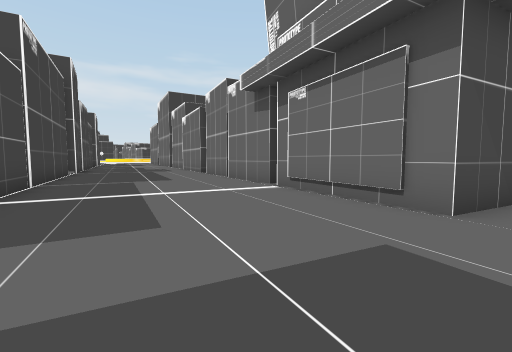
[1] (above)

16 first-person views from a walk through a 3-D level made in the Unity game engine. The camera is 1.4 m above the floor, tilts 4° down and sees 90° across. The floor is counted in squares, 2 m on a side. Each view is taken from the middle of a square. On the plan, view 1 faces up. The plan holds only what a view shows up to about 9 squares ahead; the rest is blank. The place goes on beyond the plan. The player is left out. Some animated figures are not drawn.

[2]
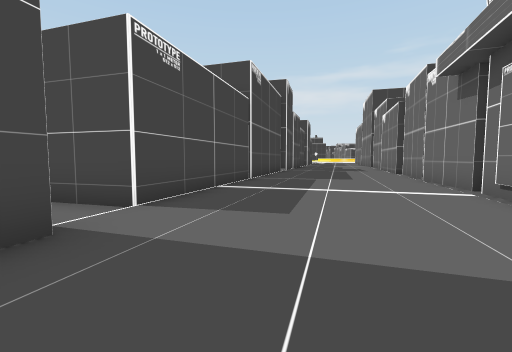

[3]
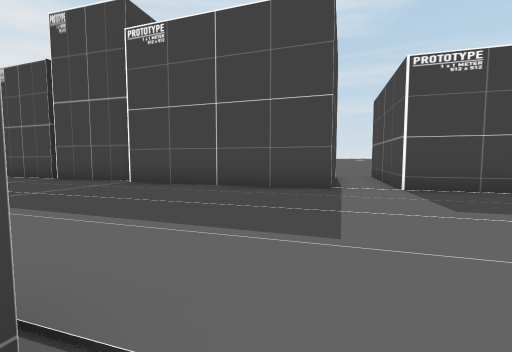

[4]
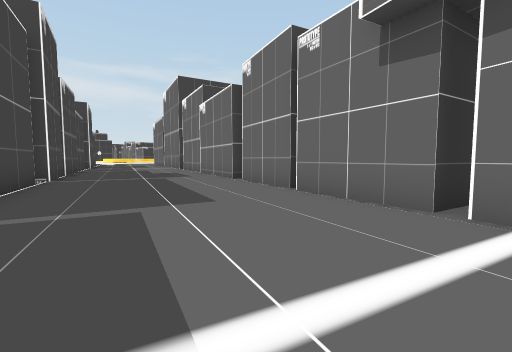

[5]
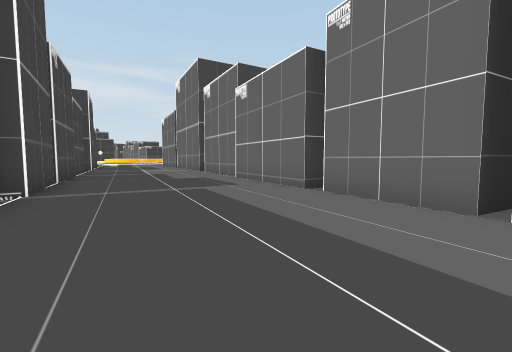

[6]
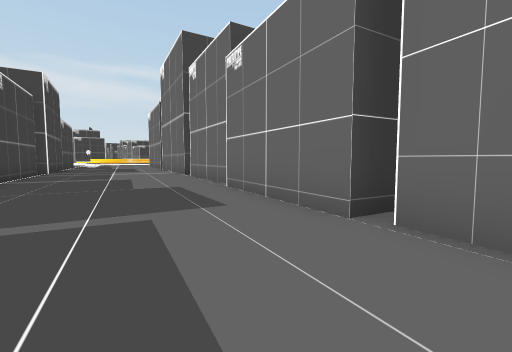

[7]
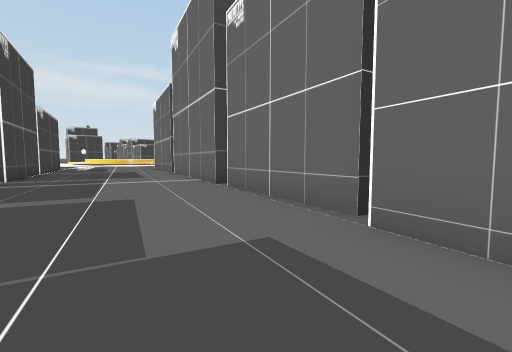

[8]
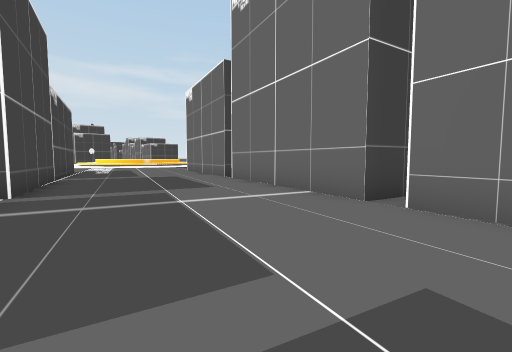

[9]
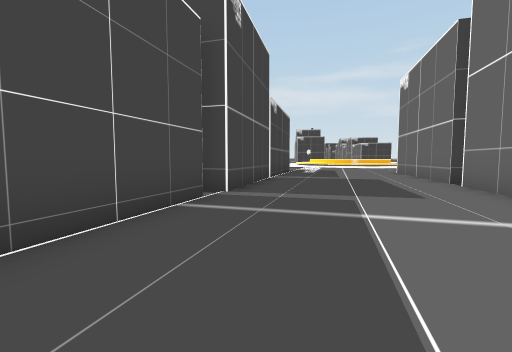

[10]
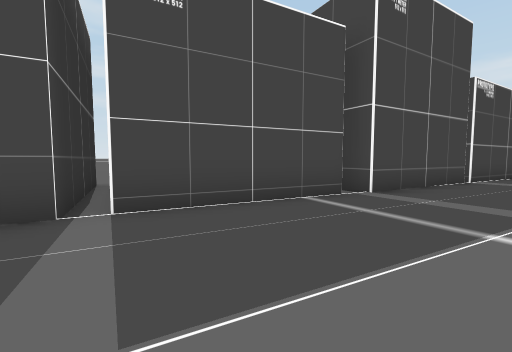

[11]
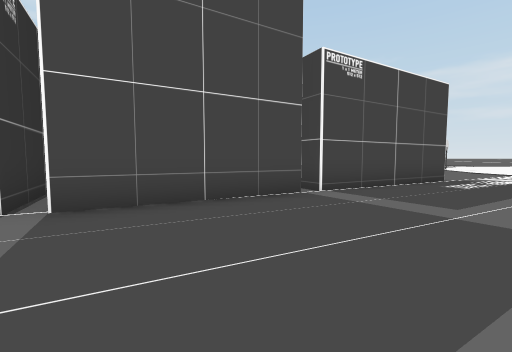

[12]
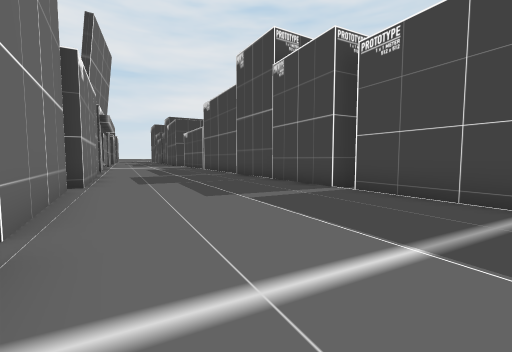

[13]
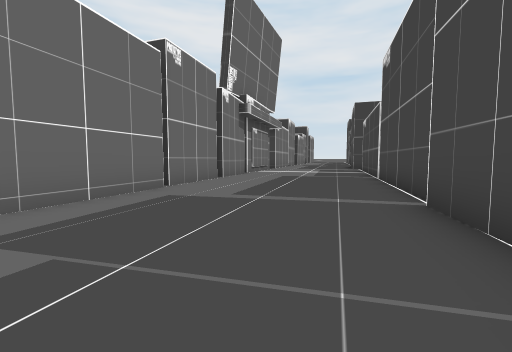

[14]
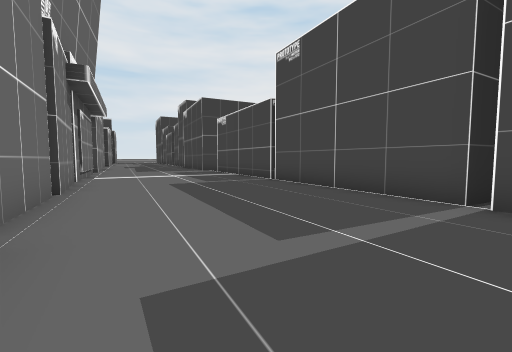

[15]
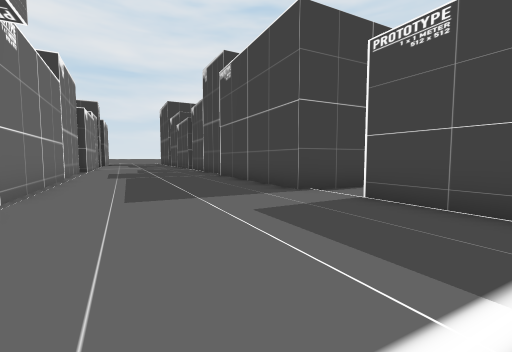

[16]
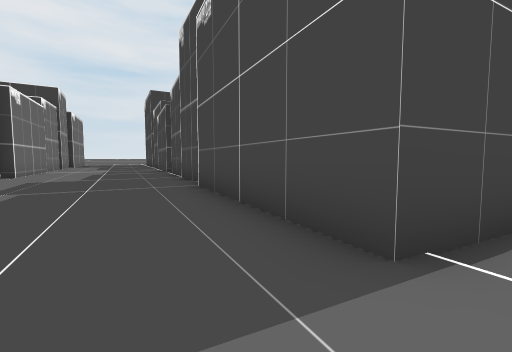

### Floor plan
Points are (right, up) in squares from view 1. A wall is a line through its corners. A room is listed if a view was taken in it or the views show most of it. See-through windows are left out.
Room 1 (views 1, 2, 3, 4, 5, 6, 7, 8, 9, 10, 11, 12, 13, 14, 15, 16)
walls: (-8, 11.7) (-8.5, 11.4); (-8.1, 11.2) (-5.6, 6.4); (-2.1, 13.5) (-2.8, 13.1) (-4.8, 16.8) (-4.4, 16.9); (-0.3, 10.7) (-1.2, 10.2) (-2.5, 12.8); (-5.5, 6.2) (-2.9, 1.4); (-9.7, 14.1) (-8.3, 11.5); (-4.7, 17.2) (-6.6, 20.9); (0.3, 7.4) (-1.1, 10); (-14.9, 14.7) (-10.9, 16.7) (-9.5, 14.1); (-6, 22) (-7.2, 21.3) (-9.7, 26.1); (3.6, 3.8) (2.4, 3.2) (0.5, 7); (-4, -0.7) (-1.9, 0.3) (0.5, -4.6); (3.5, 1) (3, 2.1); (-15.4, 19.6) (-13.2, 20.8) (-11.3, 17.1); (0.3, -4.8) (1.7, -7.4); (-15.3, 24.9) (-13.2, 21.4) (-13.9, 21); (-16.3, 26.6) (-15.7, 25.4) (-16.3, 25.1); (1.9, -7.6) (2.7, -9.3)

Where each view was taken, in squares from view 1:
view 1: 0 up, 0 right, facing up
view 2: 0 up, 1 right, facing up-left
view 3: 3 up, 3 right, facing down-left
view 4: 4 up, 2 left, facing up
view 5: 7 up, 4 left, facing up
view 6: 10 up, 4 left, facing up
view 7: 14 up, 6 left, facing up
view 8: 17 up, 9 left, facing up
view 9: 18 up, 9 left, facing up-left
view 10: 19 up, 8 left, facing left
view 11: 24 up, 10 left, facing left
view 12: 23 up, 9 left, facing down
view 13: 16 up, 9 left, facing down-right
view 14: 15 up, 5 left, facing down
view 15: 6 up, 1 left, facing down
view 16: 2 up, 1 left, facing down
